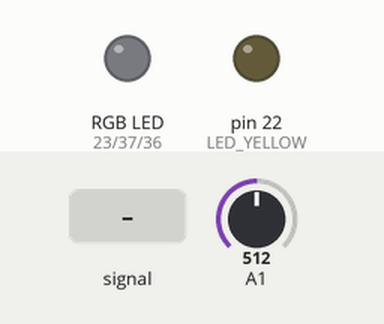
A sketch run on a simulated Arduino Mega 2560, built with avr-gcc and run on an emulated ATmega2560. On the bench: an RGB LED mixed from three pins (HIGH = lit), output pins drawn as LEDs (lit = HIGH). Dashed ring = blinking. The inputs (shaded band) are chosen by the test bench; at power-on: A1 = 512. What the sketch prints to the serial monitor is not drawn.

Above: at 2.3 s.
2.4 s: A1 fed a 200 Hz sine of ±81 counts around its level
At 3.1 s:
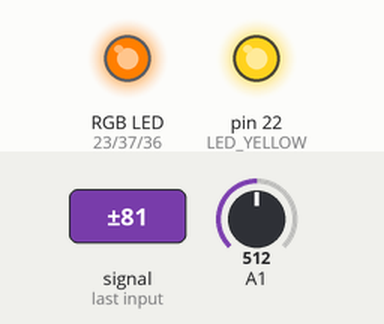
3.9 s: A1 set to 900
At 4.18 s:
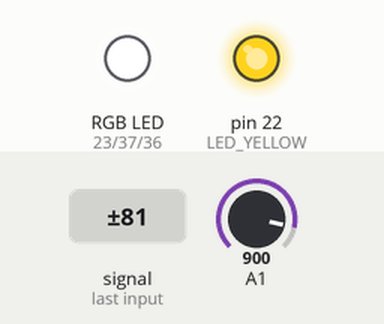
5.9 s: A1 set to 716
At 6.15 s:
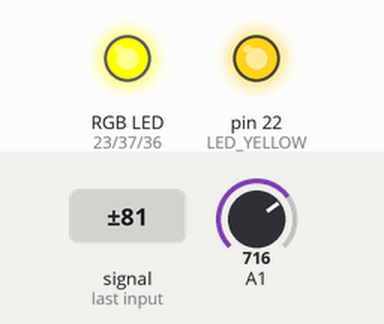
7.9 s: A1 fed a 1000 Hz sine of ±255 counts around its level
At 8.8 s:
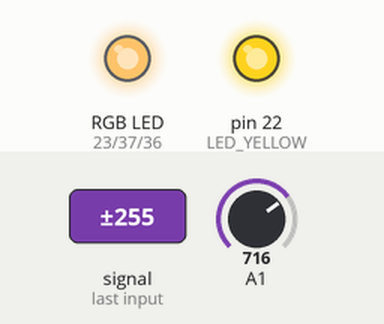
9.5 s: A1 fed a 2 Hz sine of ±306 counts around its level
At 10.12 s:
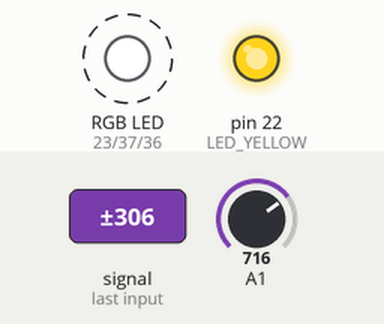
Timing chart, 0 to 13.5 s (numbered marks = the images above; inputs shaded):
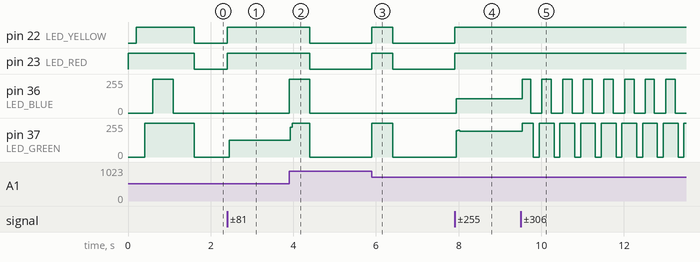

The sketch:

BootUp.ino
```cpp
#define LED_RED 23
#define LED_YELLOW 22
#define LED_GREEN 37
#define LED_BLUE 36
#define TRIMPOT_PIN 17

const int ANIMATION_DELAY = 200; // Boot-up animation speed
const unsigned long IDLE_TIMEOUT = 500; // Idle timeout in milliseconds
const int TRIMPOT_DEADZONE = 25; // Ignore minor fluctuations

unsigned long lastInteractionTime = 0;
int previousLEDState = -1; // Track previous LED count
int previousTrimpotValue = -1; // Track previous trimpot reading

void setup() {
  pinMode(LED_RED, OUTPUT);
  pinMode(LED_YELLOW, OUTPUT);
  pinMode(LED_GREEN, OUTPUT);
  pinMode(LED_BLUE, OUTPUT);
  pinMode(TRIMPOT_PIN, INPUT);

  Serial.begin(115200); // Debugging output

  bootAnimation();
}

void loop() {
  int trimpotValue = analogRead(TRIMPOT_PIN);
  int trimpotPercentage = map(trimpotValue, 0, 1023, 0, 100);

  //Serial.print("Trimpot Value: ");
  //Serial.print(trimpotValue);
  //Serial.print(" | Percentage: ");
  //Serial.println(trimpotPercentage);

  int ledCount = getLEDCount(trimpotPercentage);

  // Update LEDs if trimpot value changes beyond the dead zone
  Serial.println(abs(trimpotValue - previousTrimpotValue));
  if (abs(trimpotValue - previousTrimpotValue) > TRIMPOT_DEADZONE) {
    updateLEDs(ledCount);
    previousLEDState = ledCount;
    previousTrimpotValue = trimpotValue;
    lastInteractionTime = millis(); // Reset idle timer on change
    //Serial.println("change");
  }

  // Turn off LEDs if idle
  if (millis() - lastInteractionTime > IDLE_TIMEOUT) {
    turnOffLEDs();
    //Serial.println("off");
    previousLEDState = -1; // Reset state
  }
}

void bootAnimation() {
  int leds[] = {LED_RED, LED_YELLOW, LED_GREEN, LED_BLUE};

  for (int i = 0; i < 4; i++) {
    digitalWrite(leds[i], HIGH);
    delay(ANIMATION_DELAY);
  }

  delay(300);

  for (int i = 0; i < 4; i++) {
    digitalWrite(leds[i], LOW);
  }
}

int getLEDCount(int percentage) {
  if (percentage >= 75) return 4;
  if (percentage >= 50) return 3;
  if (percentage >= 25) return 2;
  if (percentage > 5) return 1;
  return 0;
}

void updateLEDs(int count) {
  digitalWrite(LED_RED, count >= 1 ? HIGH : LOW);
  digitalWrite(LED_YELLOW, count >= 2 ? HIGH : LOW);
  digitalWrite(LED_GREEN, count >= 3 ? HIGH : LOW);
  digitalWrite(LED_BLUE, count >= 4 ? HIGH : LOW);
}

void turnOffLEDs() {
  digitalWrite(LED_RED, LOW);
  digitalWrite(LED_YELLOW, LOW);
  digitalWrite(LED_GREEN, LOW);
  digitalWrite(LED_BLUE, LOW);
}
```

Measured:
- after the input at 2.4 s, pin 22 (LED_YELLOW), pin 23 (LED_RED): LOW → HIGH at once; pin 37 (LED_GREEN): 0/255 → 127/255 after 0.05 s
- after the input at 3.9 s, pin 22 (LED_YELLOW), pin 23 (LED_RED): HIGH → LOW after 0.50 s; pin 36 (LED_BLUE): 0/255 → 255/255 at once, → 0/255 0.50 s later; pin 37 (LED_GREEN): 127/255 → 255/255 at once, → 0/255 0.47 s later
- after the input at 5.9 s, pin 22 (LED_YELLOW), pin 23 (LED_RED): LOW → HIGH at once, → LOW 0.50 s later; pin 37 (LED_GREEN): 0/255 → 255/255 at once, → 0/255 0.50 s later
- after the input at 7.9 s, pin 22 (LED_YELLOW), pin 23 (LED_RED): LOW → HIGH at once; pin 36 (LED_BLUE): 0/255 → 106/255 at once; pin 37 (LED_GREEN): 0/255 → 195/255 at once
- after the input at 9.5 s, pin 36 (LED_BLUE): alternates 255/255 for 0.23 s and 0/255 for 0.27 s, starting at once; pin 37 (LED_GREEN): 195/255 → 255/255 at once, then repeats every 0.50 s: 0/255 0.14 s, 255/255 0.36 s
